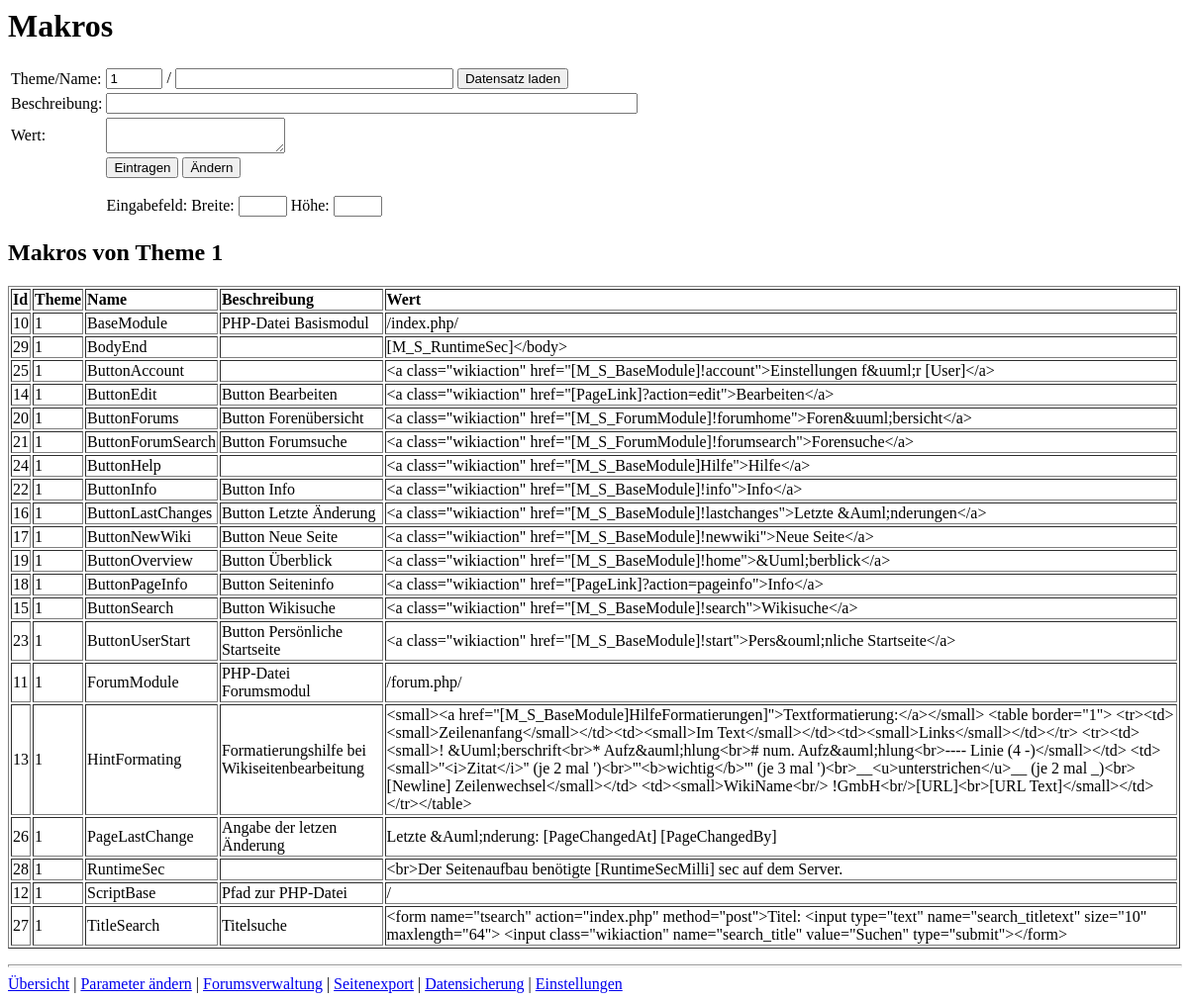
The app's page /admin.php/macro, older data.
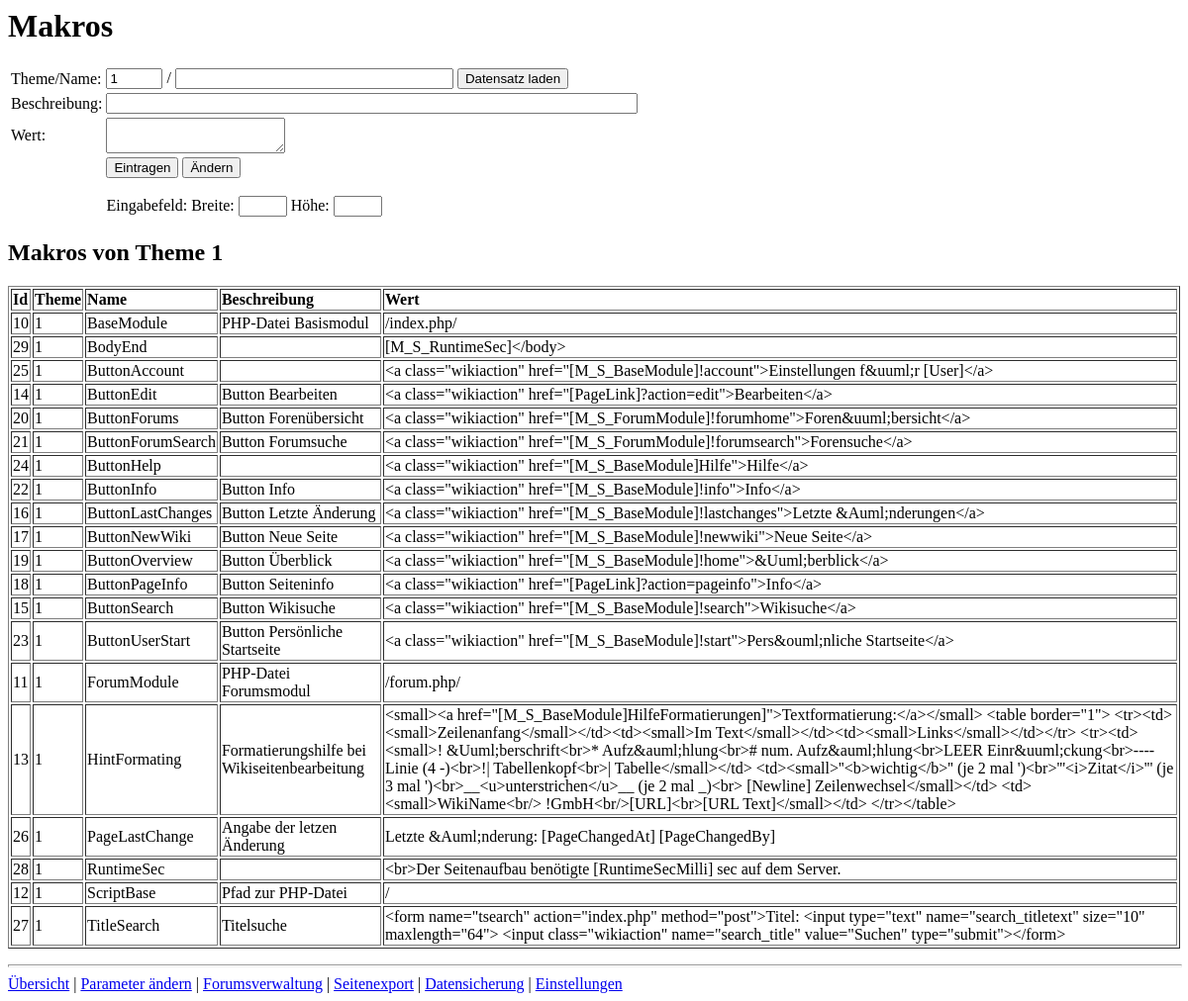
The same page, newer data.
### tables this page shows
CREATE TABLE infobasar_macro (
  id int(11) NOT NULL auto_increment,
  theme int(11) NOT NULL default '0',
  name varchar(64) NOT NULL default '',
  value text,
  description varchar(255) default NULL,
  PRIMARY KEY  (id)
) TYPE=MyISAM AUTO_INCREMENT=10;

### db_mysql.php (called while the page is built, shortened)
<?php
function dbFirstRecord (&$session, $query) {
	$session->trace (TC_Db2 + TC_Query, "dbFirstRecord: $query");
	$row = null;
	$result = mysql_query ($query, $session->fDbInfo);
	if (! $result)
		protoc (mysql_error ());
	else {
		$row = mysql_fetch_row ($result);
	}
	return $row;
}
function dbNextRecord (&$session){
	$row = mysql_fetch_row ($session->fDbResult);
	return $row;
}
function dbTable (&$session, $name) {
	$session->trace (TC_Db3, 'dbTable');
	return $session->fDbTablePrefix . $name;
}
?>

### util.php (called while the page is built, shortened)
<?php
function htmlToText (&$session, $text){
	if ($session->fVersion >= 430)
		return html_entity_decode ($text);
	else
		return htmlspecialchars ($text);
}
?>

### admin.php (the view, shortened to what this page needs)
<?php
$start_time = microtime ();
include "classes.php";
$session = new Session ($start_time);
$rc = dbCheckSession ($session);
if (! empty ($rc)) {
	if (! empty ($login_user))
		admLoginAnswer ($session);
	else
		admLogin ($session, '');
} else {
	switch ($session->fPageName) {
	case P_Macro: admMacro ($session, ''); break;
	}
}
function admStandardLinkString(&$session, $page){
	$session->trace (TC_Gui3, 'admStandardLink');
	$rc = null;
	switch ($page) {
	case P_Home: $header = 'Übersicht'; break;
	case P_Param: $header = 'Parameter ändern'; break;
	case P_Forum: $header = 'Forumsverwaltung'; break;
	case P_ExportPages: $header = 'Seitenexport'; break;
	case P_Backup: $header = 'Datensicherung'; break;
	case P_Options: $header = 'Einstellungen'; break;
	}
	if ($header)
		$rc = guiInternLinkString ($session, $page, $header);
	return $rc;
}
function admStandardLink(&$session, $page){
	echo admStandardLinkString ($session, $page);
}
function admMacro (&$session, $message){
	global $macro_theme, $macro_description, $macro_name, $macro_text,
		$textarea_width, $textarea_height;
	$session->trace(TC_Gui1, 'admMacro');
	if (empty ($macro_theme))
		$macro_theme = Theme_All;
	echo "<table border=\"0\">\n<tr><td>Theme/Name:</td><td>";
	echo ' / ';
	echo "</td></tr>\n<tr><td>Beschreibung:</td><td>";
	echo "</td></tr>\n<tr><td>Wert:</td><td>";
	echo "</td></tr>\n<tr><td></td><td>";
	echo "<br /><br />Eingabefeld: Breite: ";
	echo " Höhe: ";
	echo "</td></tr>\n</table>\n";
	echo '<table border="1"><tr><td><b>Id</b></td><td><b>Theme</b></td><td><b>Name</b></td>';
	echo '<td><b>Beschreibung</b></td><td><b>Wert</b></td></tr>' . "\n";
	$row = dbFirstRecord ($session, 'select id,theme,name,description,value from '
		. dbTable ($session, T_Macro) . ' where theme=' . $macro_theme . ' order by name');
	while ($row) {
		echo "<tr><td>$row[0]</td><td>";
		echo htmlentities ($row [1]);
		echo '</td><td>';
		echo htmlentities ($row [2]);
		echo '</td><td>';
		echo htmlentities ($row [3]);
		echo '</td><td>';
		echo htmlentities ($row [4]);
		echo "</td></tr>\n";
		$row  = dbNextRecord ($session);
	}
	echo '</table>' . "\n";
	guiFinishBody ($session, null);
}
function modStandardLinks (&$session){
	echo ' | ';
	echo ' | ';
	echo ' | ';
	echo ' | ';
	echo ' | ';
}
?>

### classes.php (shortened to what this page needs)
<?php
class Session {
	var $fPageURL;
	var $fHasHeader;
	var $fTraceFile;
	function Session ($start_time){
		$this->fHasHeader = false;
		$this->fVersion = 400;
		$uri = $_SERVER['REQUEST_URI'];
		$pos = strpos ($uri, ".php");
		if ($pos <= 0){
			if (strpos ($uri, ".php") > 0)
				$this->fScriptURL = $uri;
			else
				$this->fScriptURL = $uri . "/index.php";
			$this->fPageURL = '';
		} else {
			$this->fScriptURL = substr ($uri, 0, $pos + 4);
			if ($pos + 5 < strlen ($uri)){
				$this->fPageURL = substr ($uri, $pos + 5);
			}
		}
		$this->fPageName = $this->fPageURL;
		$this->fTraceFile = "/tmp/trace.log";
		$this->fTraceFlags = TC_All;
		$this->fTraceInFile = true;
		$this->fTraceFile = "/tmp/trace.log";
	}
	function traceInFile($msg){
		if ($this->fTraceFile != null && ($file = fopen ($this->fTraceFile, "a")) != null){
			fwrite ($file, $msg . "\n");
			fclose ($file);
		}
	}
	function PutHeader(){
		if (!$this->fHasHeader){
			echo TAG_DOC_TYPE;
			echo TAG_HTML;
			$this->fHasHeader = true;
		}
	}
	function setDb($dbtype, $server, $db, $user, $passw, $prefix) {
		$this->fDbTablePrefix = $prefix;
	}
	function setDbConnectionInfo ($connection, $info) {
		$this->fDbInfo = $info; $this->fDbConnection = $connection;
	}
	function setDbResult ($result) { $this->fDbResult = $result; }
}
include "util.php";
include "gui.php";
if ($db_type == 'MySQL') {
	include "db_mysql.php";
}
?>

### gui.php (shortened to what this page needs)
<?php
function guiField ($name, $type, $text, $size, $maxlength, $special){
	echo TAG_INPUT_TYPE;
	echo $type;
	echo TAGA_NAME;
	echo $name;
	echo TAG_APO;
	if (! empty ($text)){
		 echo TAGA_VALUE;
		 echo $text;
		 echo TAG_APO;
	}
	if ($size > 0){
		echo TAGA_SIZE;
		echo $size;
		echo TAG_APO;
	}
	if ($maxlength > 0){
		echo TAGA_MAXSIZE;
		echo $maxlength;
		echo TAG_APO;
	}
	if (! empty ($special))
		echo ' ' . $special;
	echo TAG_SUFFIX;
}
function guiTextArea ($name, $content, $width, $height){
	echo TAG_TEXTAREA_NAME;
	echo $name;
	echo TAGA_APO_COLS;
	echo $width;
	echo TAGA_APO_ROWS;
	echo $height;
	echo TAG_APO_SUFFIX_NEWLINE;
}
function guiButton ($name, $text){
	echo TAG_INPUT_WIKIACTION_NAME;
	echo $name;
	echo TAGA_APO_VALUE;
	echo $text;
	echo TAGA_SUBMIT_END;
}
function guiLine (&$session, $width = 2) {
	echo TAG_HRULE_HEIGHT;
	echo (0+$width);
	echo TAGA_PX_END;
}
function guiFinishBody (&$session, $param_no){
	$session->trace (TC_Gui2, 'guiFinishBody');
	if (! empty ($param_no)
		&& ($text = guiParam ($session, $param_no, null)) != null
		&& ! empty ($text))
		echo $text;
	else {
		guiLine ($session, 1);
		modStandardLinks ($session);
		echo TAG_BODY_HTML_END;
	}
}
function guiHeader (&$session, $title) {
	echo TAG_HEAD;
}
function guiHeadline (&$session, $level, $text) {
	echo TAG_PREFIX;
	echo TAGN_HEADLINE;
	echo $level;
	echo TAG_SUFFIX;
	echo htmlentities ($text);
	echo TAG_ENDPREFIX;
}
function guiStartForm (&$session, $pagename = null) {
	$session->trace (TC_Gui2, 'guiStartForm');
	echo TAG_FORM_POST_ACTION;
	echo $session->fScriptURL;
	echo TAG_APO_SUFFIX_NEWLINE;
}
function guiFinishForm (&$session){
	echo TAG_FORM_END;
}
function guiExternLinkString(&$session, $link, $text) {
	$session->trace (TC_Gui2, 'guiExternLinkString');
	return TAG_ANCOR_HREF . $link . TAG_APO_SUFFIX . htmlToText ($session, $text)
		. TAG_ANCOR_END;
}
function guiInternLinkString (&$session, $link, $text, $module = null) {
	$session->trace (TC_Gui2, 'guiInternLinkString');
	if (empty ($module))
		$module = $session->fScriptURL;
	else
		$module = $session->fScriptBase . '/' . $module;
	return guiExternLinkString ($session, $module . '/' . $link, $text);
}
function guiStandardHeader (&$session, $title, $pos_header, $pos_body){
	$session->trace (TC_Gui1, 'guiStandardHeader');
	$session->setPageTitle ($title);
	guiHeader ($session, null);
	$header = dbGetText ($session, $pos_header);
	if (empty ($header)){
		echo TAG_HEAD_TITLE;
		echo  TAG_TITLE_HEAD_END;
	} else
		echo $session->replaceMacrosNoHTML ($header);
	if ($pos_body > 0) {
		$header = dbGetText ($session, $pos_body);
		if (empty ($header))
			$pos_body = 0;
		else
			echo $session->replaceMacrosNoHTML ($header);
	}
	if ($pos_body == 0){
		echo TAG_BODY_H1;
		echo $title;
		echo TAG_H1_END;
	}
}
?>

Row changes from the older to the newer data that the page shows:
changed infobasar_macro "HintFormating": id+value "…<tr><td><small>! &Uuml;berschrift<br>* Aufz&auml;hlung<br># num. Aufz&auml;hlung<br>---- Linie (4 -)</small></td> <td><small>''<i>Zitat</i>'' (je 2 mal ')<br>'''<b>wichtig</b>''' (je 3 mal ')<br>__<u>unterstrichen</u>__…" → "…<tr><td><small>! &Uuml;berschrift<br>* Aufz&auml;hlung<br># num. Aufz&auml;hlung<br>LEER Einr&uuml;ckung<br>---- Linie (4 -)<br>!| Tabellenkopf<br>| Tabelle</small></td> <td><small>''<b>wichtig</b>'' (je 2 mal ')<br>'''<i>Zitat</i>''' (je 3 mal ')<br>__<u>unterstrichen</u>__…"
